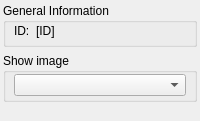
<?xml version="1.0" encoding="UTF-8"?>
<ui version="4.0">
 <class>DockWidgetDispWindow</class>
 <widget class="QWidget" name="DockWidgetDispWindow">
  <property name="geometry">
   <rect>
    <x>0</x>
    <y>0</y>
    <width>200</width>
    <height>121</height>
   </rect>
  </property>
  <property name="windowTitle">
   <string>Form</string>
  </property>
  <layout class="QVBoxLayout" name="verticalLayout">
   <property name="leftMargin">
    <number>3</number>
   </property>
   <property name="topMargin">
    <number>3</number>
   </property>
   <property name="rightMargin">
    <number>3</number>
   </property>
   <property name="bottomMargin">
    <number>3</number>
   </property>
   <item>
    <widget class="QGroupBox" name="groupBox">
     <property name="sizePolicy">
      <sizepolicy hsizetype="Preferred" vsizetype="Minimum">
       <horstretch>0</horstretch>
       <verstretch>0</verstretch>
      </sizepolicy>
     </property>
     <property name="title">
      <string>General Information</string>
     </property>
     <layout class="QHBoxLayout" name="horizontalLayout_3">
      <property name="leftMargin">
       <number>8</number>
      </property>
      <property name="topMargin">
       <number>1</number>
      </property>
      <property name="rightMargin">
       <number>8</number>
      </property>
      <property name="bottomMargin">
       <number>6</number>
      </property>
      <item>
       <widget class="QLabel" name="label_2">
        <property name="sizePolicy">
         <sizepolicy hsizetype="Preferred" vsizetype="Preferred">
          <horstretch>0</horstretch>
          <verstretch>0</verstretch>
         </sizepolicy>
        </property>
        <property name="text">
         <string>ID:</string>
        </property>
       </widget>
      </item>
      <item>
       <widget class="QLabel" name="lblID">
        <property name="sizePolicy">
         <sizepolicy hsizetype="Expanding" vsizetype="Preferred">
          <horstretch>0</horstretch>
          <verstretch>0</verstretch>
         </sizepolicy>
        </property>
        <property name="text">
         <string>[ID]</string>
        </property>
       </widget>
      </item>
     </layout>
    </widget>
   </item>
   <item>
    <widget class="QGroupBox" name="groupBox_2">
     <property name="sizePolicy">
      <sizepolicy hsizetype="Preferred" vsizetype="Preferred">
       <horstretch>0</horstretch>
       <verstretch>0</verstretch>
      </sizepolicy>
     </property>
     <property name="title">
      <string>Show image</string>
     </property>
     <layout class="QHBoxLayout" name="horizontalLayout">
      <property name="leftMargin">
       <number>8</number>
      </property>
      <property name="topMargin">
       <number>1</number>
      </property>
      <property name="rightMargin">
       <number>8</number>
      </property>
      <property name="bottomMargin">
       <number>3</number>
      </property>
      <item>
       <widget class="QComboBox" name="comboBox"/>
      </item>
     </layout>
    </widget>
   </item>
   <item>
    <spacer name="verticalSpacer">
     <property name="orientation">
      <enum>Qt::Vertical</enum>
     </property>
     <property name="sizeHint" stdset="0">
      <size>
       <width>20</width>
       <height>40</height>
      </size>
     </property>
    </spacer>
   </item>
  </layout>
 </widget>
 <resources/>
 <connections/>
</ui>
